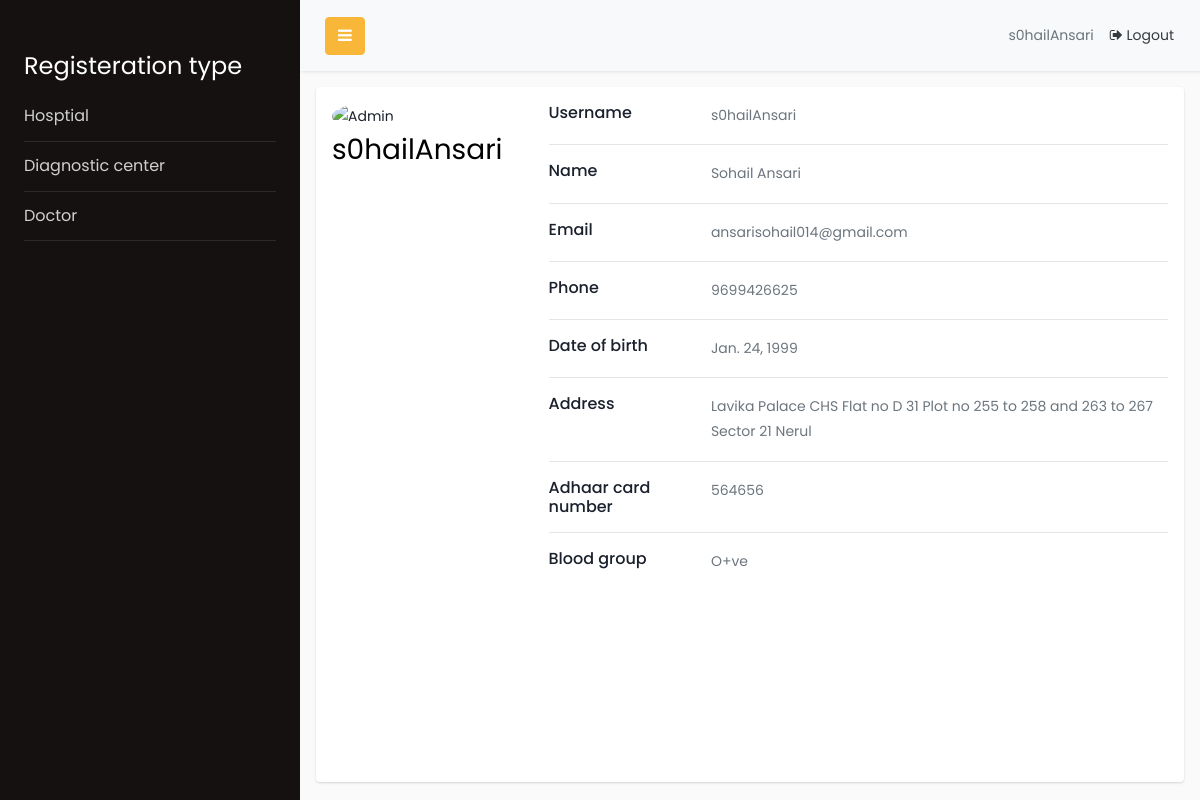
Page /p/profile/ (signed in) on the committed database.
### ARCIT/models.py (models this page shows)
class User(AbstractUser):
    id = models.BigAutoField(primary_key=True)
    is_patient = models.BooleanField(default=False)
    is_doctor = models.BooleanField(default=False)
    is_hospital = models.BooleanField(default=False)
    is_diagnosticDepartment = models.BooleanField(default=False)

### Patient/models.py (models this page shows)
class Patient(models.Model):
    id = models.BigAutoField(primary_key=True)
    user=models.OneToOneField(settings.AUTH_USER_MODEL, on_delete=models.CASCADE)
    name = models.CharField(max_length=100)
    email = models.EmailField(max_length=254, unique=True)
    phone_number = models.BigIntegerField(unique=True)
    dob	= models.DateField()
    gender = models.CharField(max_length=20)
    weight = models.IntegerField()
    address = models.CharField(max_length=254)
    pincode = models.IntegerField()
    state = models.CharField(max_length=254, null=True)
    adharcardno = models.BigIntegerField(unique=True)
    blood_group = models.CharField(max_length=5, null=True)
    created_by = models.ForeignKey(settings.AUTH_USER_MODEL, related_name='created_by', on_delete=models.CASCADE)

### Patient/views.py (the view)
class ViewPatientProfile(TemplateView):
    template_name='Patient/profile.html'
    def get(self,request, *args, **kwargs):
        user = User.objects.get(username=request.session['loggedin_username'])
        patient = Patient.objects.get(user=user)
        return render(request,self.template_name,{'profile':patient})

### templates/Patient/profile.html (shortened to what this page needs)
{% extends 'sidebar.html' %}
{% block content %}
<body>
    <div class="row gutters-sm">
        <div class="col-md-12">
            <div class="card" style="height: calc(100vh - 105px);">
                <div class="card-body">
                    <div class="row">
                        <div class="col-3">
                            <img src="https://bootdey.com/img/Content/avatar/avatar7.png" alt="Admin" class="rounded-circle" width="150">
                            <div><h3>{{profile.user}}</h3></div>
                        </div>
                        <div class="col-9">
                            <div class="row">
                                <div class="col-sm-3"><h6 class="mb-0">Username</h6></div>
                                <div class="col-sm-9 text-secondary">{{profile.user}}</div>
                            </div>
                            <hr>
                            <div class="row">
                                <div class="col-sm-3"><h6 class="mb-0">Name</h6></div>
                                <div class="col-sm-9 text-secondary">{{profile.name}}</div>
                            </div>
                            <hr>
                            <div class="row">
                                <div class="col-sm-3">
                                    <h6 class="mb-0">Email</h6>
                                </div>
                            <div class="col-sm-9 text-secondary">{{profile.email}}</div>
                        </div>
                        <hr>
                        <div class="row">
                            <div class="col-sm-3">
                                <h6 class="mb-0">Phone</h6>
                            </div>
                            <div class="col-sm-9 text-secondary">{{profile.phone_number}}</div>
                        </div>
                        <hr>
                        <div class="row">
                            <div class="col-sm-3">
                                <h6 class="mb-0">Date of birth</h6>
                            </div>
                            <div class="col-sm-9 text-secondary">{{profile.dob}}</div>
                        </div>
                        <hr>
                        <div class="row">
                            <div class="col-sm-3"><h6 class="mb-0">Address</h6></div>
                            <div class="col-sm-9 text-secondary">{{profile.address}}</div>
                        </div>
                        <hr>
                        <div class="row">
                            <div class="col-sm-3">
                                <h6 class="mb-0">Adhaar card number</h6>
                            </div>
                            <div class="col-sm-9 text-secondary">{{profile.adharcardno}}</div>
                        </div>
                        <hr>
                        <div class="row">
                            <div class="col-sm-3">
                                <h6 class="mb-0">Blood group</h6>
                            </div>
                            <div class="col-sm-9 text-secondary">{{profile.blood_group}}</div>
                        </div>
                    </div>
                </div>
            </div>
            </div>
        </div>
    </div>
</body>
{% endblock %}

### templates/sidebar.html (shortened to what this page needs)
{% load static %}
<!doctype html>
<html lang="en">
  <head>
    <link rel="stylesheet" href="https://stackpath.bootstrapcdn.com/font-awesome/4.7.0/css/font-awesome.min.css">
    <link rel="stylesheet" href="{% static 'css/style.css' %}">
  </head>
  <body>
		<div class="wrapper d-flex align-items-stretch">
			<nav id="sidebar">
				<div class="p-4 pt-5">
          <ul class="list-unstyled components mb-5">
              {% if request.session.is_doctor %}
                <li>
                    <a href="{% url 'doctorprofile' %}">Profile</a>
                </li>
                <li>
                    <a href="{% url 'doctor_dashboard' %}">Dashboard</a>
                </li>
                <li>
                    <a href="{% url 'doctorAppointments' %}">Appointments</a>
                </li>
                <li>
                    <a href="{% url 'registeration' role="P" %}">New patient</a>
                </li>
                <li>
                    <a href="{% url 'otpAuth' %}">Existing patient</a>
                </li>
              {% else %}
                <li>
                    <h4 style="color:white">Registeration type</h4>
                </li>
                <li>
                    <a href="{% url 'registeration' role="H" %}">Hosptial</a>
                </li>
                <li>
                    <a href="{% url 'registeration' role="R" %}">Diagnostic center</a>
                </li>
                <li>
                    <a href="{% url 'registeration' role="D" %}">Doctor</a>
                </li>
            {% endif %}
          </ul>
	      </div>
    	</nav>
      <div id="content">
        <nav class="navbar navbar-expand-lg navbar-light bg-light mb-0">
          <div class="container-fluid">
            <button type="button" id="sidebarCollapse" class="btn btn-primary">
              <i class="fa fa-bars"></i>
            </button>
              <span class="text-secondary row">
                <span class="d-flex align-items-center">{{request.session.loggedin_username}}</span>
                {% if request.session.loggedin_username %}
                  <a href="{% url 'logout' %}" class="nav-link text-dark">
                {% else %}
                  <a href="{% url 'login' %}" class="nav-link text-dark">
                {% endif %}
                    <i class="fa fa-sign-out" aria-hidden="true"></i>
                    <span class="pt-1">
                      {% if request.session.loggedin_username %}
                          Logout
                      {% else %}
                          Login
                      {% endif %}
                    </span>
                  </a>
              </span>
          </div>
        </nav>
        <div class="p-3">
          {% block content %} {% endblock content %}
        </div>
      </div>
		</div>
  </body>
</html>

### templates/Patient/profile.html (style rules this page uses)
body { color: #1a202c; text-align: left; }
.card { box-shadow: 0 1px 3px 0 rgba(0,0,0,.1), 0 1px 2px 0 rgba(0,0,0,.06); }
.card { position: relative; display: flex; flex-direction: column; min-width: 0; word-wrap: break-word; background-color: #fff; background-clip: border-box; border: 0 solid rgba(0,0,0,.125); border-radius: .25rem; }
.card-body { flex: 1 1 auto; min-height: 1px; padding: 1rem; }
.gutters-sm { margin-right: -8px; margin-left: -8px; }
.gutters-sm>.col, .gutters-sm>[class*=col-] { padding-right: 8px; padding-left: 8px; }

### rows in the picture
User: session.loggedin_username "s0hailAnsari"
Patient: user "s0hailAnsari", name "Sohail Ansari", email "ansarisohail014@gmail.com", phone_number "9699426625", dob "Jan. 24, 1999", address "Lavika Palace CHS Flat no D 31 Plot no 255 to 258 and 263 to 267 Sector 21 Nerul", adharcardno "564656", blood_group "O+ve"
